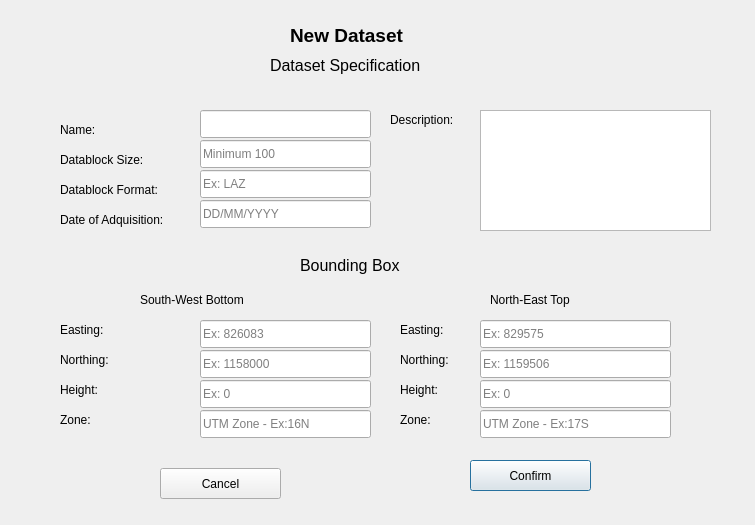
<?xml version="1.0" encoding="UTF-8"?>
<ui version="4.0">
 <class>datasetDlg</class>
 <widget class="QDialog" name="datasetDlg">
  <property name="geometry">
   <rect>
    <x>0</x>
    <y>0</y>
    <width>755</width>
    <height>525</height>
   </rect>
  </property>
  <property name="windowTitle">
   <string>New Dataset</string>
  </property>
  <widget class="QLabel" name="newDataset">
   <property name="geometry">
    <rect>
     <x>290</x>
     <y>10</y>
     <width>141</width>
     <height>51</height>
    </rect>
   </property>
   <property name="font">
    <font>
     <pointsize>14</pointsize>
     <bold>true</bold>
    </font>
   </property>
   <property name="text">
    <string>New Dataset</string>
   </property>
  </widget>
  <widget class="QLabel" name="specification">
   <property name="geometry">
    <rect>
     <x>270</x>
     <y>40</y>
     <width>191</width>
     <height>51</height>
    </rect>
   </property>
   <property name="font">
    <font>
     <pointsize>12</pointsize>
    </font>
   </property>
   <property name="text">
    <string>Dataset Specification</string>
   </property>
  </widget>
  <widget class="QLabel" name="name">
   <property name="geometry">
    <rect>
     <x>60</x>
     <y>120</y>
     <width>63</width>
     <height>20</height>
    </rect>
   </property>
   <property name="text">
    <string>Name:</string>
   </property>
  </widget>
  <widget class="QLabel" name="datablockSize">
   <property name="geometry">
    <rect>
     <x>60</x>
     <y>150</y>
     <width>111</width>
     <height>20</height>
    </rect>
   </property>
   <property name="text">
    <string>Datablock Size:</string>
   </property>
  </widget>
  <widget class="QLabel" name="datablockFormat">
   <property name="geometry">
    <rect>
     <x>60</x>
     <y>180</y>
     <width>131</width>
     <height>20</height>
    </rect>
   </property>
   <property name="text">
    <string>Datablock Format:</string>
   </property>
  </widget>
  <widget class="QLineEdit" name="nameEdit">
   <property name="geometry">
    <rect>
     <x>200</x>
     <y>110</y>
     <width>171</width>
     <height>28</height>
    </rect>
   </property>
  </widget>
  <widget class="QLineEdit" name="datablockSizeEdit">
   <property name="geometry">
    <rect>
     <x>200</x>
     <y>140</y>
     <width>171</width>
     <height>28</height>
    </rect>
   </property>
   <property name="placeholderText">
    <string>Minimum 100</string>
   </property>
  </widget>
  <widget class="QLineEdit" name="datablockFormatEdit">
   <property name="geometry">
    <rect>
     <x>200</x>
     <y>170</y>
     <width>171</width>
     <height>28</height>
    </rect>
   </property>
   <property name="placeholderText">
    <string>Ex: LAZ</string>
   </property>
  </widget>
  <widget class="QLabel" name="description">
   <property name="geometry">
    <rect>
     <x>390</x>
     <y>110</y>
     <width>91</width>
     <height>20</height>
    </rect>
   </property>
   <property name="text">
    <string>Description:</string>
   </property>
  </widget>
  <widget class="QTextEdit" name="descriptionEdit">
   <property name="geometry">
    <rect>
     <x>480</x>
     <y>110</y>
     <width>231</width>
     <height>121</height>
    </rect>
   </property>
  </widget>
  <widget class="QLabel" name="date">
   <property name="geometry">
    <rect>
     <x>60</x>
     <y>210</y>
     <width>141</width>
     <height>20</height>
    </rect>
   </property>
   <property name="text">
    <string>Date of Adquisition:</string>
   </property>
  </widget>
  <widget class="QLineEdit" name="dateEdit">
   <property name="geometry">
    <rect>
     <x>200</x>
     <y>200</y>
     <width>171</width>
     <height>28</height>
    </rect>
   </property>
   <property name="placeholderText">
    <string>DD/MM/YYYY</string>
   </property>
  </widget>
  <widget class="QLabel" name="boundingBox">
   <property name="geometry">
    <rect>
     <x>300</x>
     <y>240</y>
     <width>131</width>
     <height>51</height>
    </rect>
   </property>
   <property name="font">
    <font>
     <pointsize>12</pointsize>
    </font>
   </property>
   <property name="text">
    <string>Bounding Box</string>
   </property>
  </widget>
  <widget class="QLabel" name="south">
   <property name="geometry">
    <rect>
     <x>140</x>
     <y>290</y>
     <width>151</width>
     <height>20</height>
    </rect>
   </property>
   <property name="text">
    <string>South-West Bottom</string>
   </property>
  </widget>
  <widget class="QLabel" name="north">
   <property name="geometry">
    <rect>
     <x>490</x>
     <y>290</y>
     <width>101</width>
     <height>20</height>
    </rect>
   </property>
   <property name="text">
    <string>North-East Top</string>
   </property>
  </widget>
  <widget class="QLabel" name="southEasting">
   <property name="geometry">
    <rect>
     <x>60</x>
     <y>320</y>
     <width>63</width>
     <height>20</height>
    </rect>
   </property>
   <property name="text">
    <string>Easting:</string>
   </property>
  </widget>
  <widget class="QLabel" name="southNorthing">
   <property name="geometry">
    <rect>
     <x>60</x>
     <y>350</y>
     <width>71</width>
     <height>20</height>
    </rect>
   </property>
   <property name="text">
    <string>Northing:</string>
   </property>
  </widget>
  <widget class="QLabel" name="southHeight">
   <property name="geometry">
    <rect>
     <x>60</x>
     <y>380</y>
     <width>71</width>
     <height>20</height>
    </rect>
   </property>
   <property name="text">
    <string>Height:</string>
   </property>
  </widget>
  <widget class="QLabel" name="southZone">
   <property name="geometry">
    <rect>
     <x>60</x>
     <y>410</y>
     <width>71</width>
     <height>20</height>
    </rect>
   </property>
   <property name="text">
    <string>Zone:</string>
   </property>
  </widget>
  <widget class="QLineEdit" name="southEastingEdit">
   <property name="geometry">
    <rect>
     <x>200</x>
     <y>320</y>
     <width>171</width>
     <height>28</height>
    </rect>
   </property>
   <property name="placeholderText">
    <string>Ex: 826083</string>
   </property>
  </widget>
  <widget class="QLineEdit" name="southNorthingEdit">
   <property name="geometry">
    <rect>
     <x>200</x>
     <y>350</y>
     <width>171</width>
     <height>28</height>
    </rect>
   </property>
   <property name="placeholderText">
    <string>Ex: 1158000</string>
   </property>
  </widget>
  <widget class="QLineEdit" name="southHeightEdit">
   <property name="geometry">
    <rect>
     <x>200</x>
     <y>380</y>
     <width>171</width>
     <height>28</height>
    </rect>
   </property>
   <property name="placeholderText">
    <string>Ex: 0</string>
   </property>
  </widget>
  <widget class="QLineEdit" name="southZoneEdit">
   <property name="geometry">
    <rect>
     <x>200</x>
     <y>410</y>
     <width>171</width>
     <height>28</height>
    </rect>
   </property>
   <property name="placeholderText">
    <string>UTM Zone - Ex:16N</string>
   </property>
  </widget>
  <widget class="QLineEdit" name="northNorthingEdit">
   <property name="geometry">
    <rect>
     <x>480</x>
     <y>350</y>
     <width>191</width>
     <height>28</height>
    </rect>
   </property>
   <property name="placeholderText">
    <string>Ex: 1159506</string>
   </property>
  </widget>
  <widget class="QLineEdit" name="northEastingEdit">
   <property name="geometry">
    <rect>
     <x>480</x>
     <y>320</y>
     <width>191</width>
     <height>28</height>
    </rect>
   </property>
   <property name="text">
    <string/>
   </property>
   <property name="placeholderText">
    <string>Ex: 829575</string>
   </property>
  </widget>
  <widget class="QLabel" name="northNorthing">
   <property name="geometry">
    <rect>
     <x>400</x>
     <y>350</y>
     <width>71</width>
     <height>20</height>
    </rect>
   </property>
   <property name="text">
    <string>Northing:</string>
   </property>
  </widget>
  <widget class="QLabel" name="northEasting">
   <property name="geometry">
    <rect>
     <x>400</x>
     <y>320</y>
     <width>63</width>
     <height>20</height>
    </rect>
   </property>
   <property name="text">
    <string>Easting:</string>
   </property>
  </widget>
  <widget class="QLabel" name="northHeight">
   <property name="geometry">
    <rect>
     <x>400</x>
     <y>380</y>
     <width>71</width>
     <height>20</height>
    </rect>
   </property>
   <property name="text">
    <string>Height:</string>
   </property>
  </widget>
  <widget class="QLineEdit" name="northHeightEdit">
   <property name="geometry">
    <rect>
     <x>480</x>
     <y>380</y>
     <width>191</width>
     <height>28</height>
    </rect>
   </property>
   <property name="placeholderText">
    <string>Ex: 0</string>
   </property>
  </widget>
  <widget class="QLineEdit" name="northZoneEdit">
   <property name="geometry">
    <rect>
     <x>480</x>
     <y>410</y>
     <width>191</width>
     <height>28</height>
    </rect>
   </property>
   <property name="placeholderText">
    <string>UTM Zone - Ex:17S</string>
   </property>
  </widget>
  <widget class="QLabel" name="northZone">
   <property name="geometry">
    <rect>
     <x>400</x>
     <y>410</y>
     <width>71</width>
     <height>20</height>
    </rect>
   </property>
   <property name="text">
    <string>Zone:</string>
   </property>
  </widget>
  <widget class="QPushButton" name="pushButton">
   <property name="geometry">
    <rect>
     <x>160</x>
     <y>468</y>
     <width>121</width>
     <height>31</height>
    </rect>
   </property>
   <property name="text">
    <string>Cancel</string>
   </property>
   <property name="autoDefault">
    <bool>false</bool>
   </property>
  </widget>
  <widget class="QPushButton" name="pushButton_2">
   <property name="geometry">
    <rect>
     <x>470</x>
     <y>460</y>
     <width>121</width>
     <height>31</height>
    </rect>
   </property>
   <property name="text">
    <string>Confirm</string>
   </property>
   <property name="autoDefault">
    <bool>false</bool>
   </property>
   <property name="default">
    <bool>true</bool>
   </property>
  </widget>
 </widget>
 <tabstops>
  <tabstop>nameEdit</tabstop>
  <tabstop>datablockSizeEdit</tabstop>
  <tabstop>datablockFormatEdit</tabstop>
  <tabstop>dateEdit</tabstop>
  <tabstop>descriptionEdit</tabstop>
  <tabstop>southEastingEdit</tabstop>
  <tabstop>southNorthingEdit</tabstop>
  <tabstop>southHeightEdit</tabstop>
  <tabstop>southZoneEdit</tabstop>
  <tabstop>northEastingEdit</tabstop>
  <tabstop>northNorthingEdit</tabstop>
  <tabstop>northHeightEdit</tabstop>
  <tabstop>northZoneEdit</tabstop>
  <tabstop>pushButton</tabstop>
  <tabstop>pushButton_2</tabstop>
 </tabstops>
 <resources/>
 <connections>
  <connection>
   <sender>pushButton</sender>
   <signal>clicked()</signal>
   <receiver>datasetDlg</receiver>
   <slot>reject()</slot>
   <hints>
    <hint type="sourcelabel">
     <x>224</x>
     <y>483</y>
    </hint>
    <hint type="destinationlabel">
     <x>243</x>
     <y>620</y>
    </hint>
   </hints>
  </connection>
  <connection>
   <sender>pushButton_2</sender>
   <signal>clicked()</signal>
   <receiver>datasetDlg</receiver>
   <slot>finish()</slot>
   <hints>
    <hint type="sourcelabel">
     <x>530</x>
     <y>466</y>
    </hint>
    <hint type="destinationlabel">
     <x>886</x>
     <y>491</y>
    </hint>
   </hints>
  </connection>
 </connections>
 <slots>
  <slot>finish()</slot>
 </slots>
</ui>
